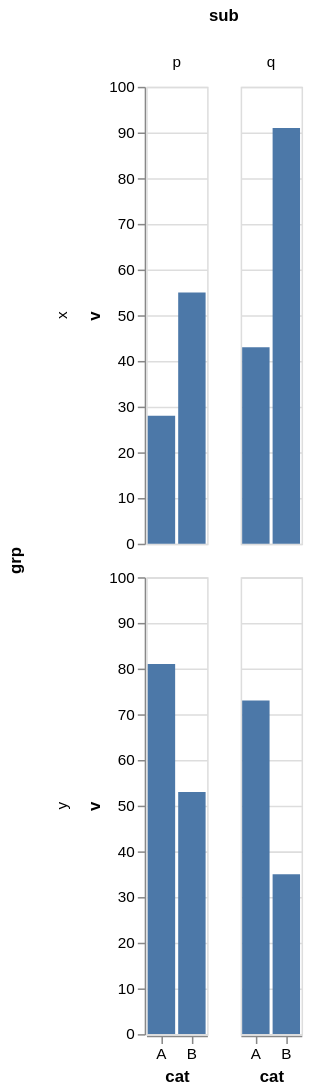

Vega-Lite specification for this chart:
### Vega-Lite specification from a JSON file in a GitHub repository (floating-point values rounded to 4 significant figures)
{"$schema": "https://vega.github.io/schema/vega-lite/v6.json", "data": {"values": [{"cat": "A", "grp": "x", "sub": "p", "v": 28}, {"cat": "B", "grp": "x", "sub": "p", "v": 55}, {"cat": "A", "grp": "x", "sub": "q", "v": 43}, {"cat": "B", "grp": "x", "sub": "q", "v": 91}, {"cat": "A", "grp": "y", "sub": "p", "v": 81}, {"cat": "B", "grp": "y", "sub": "p", "v": 53}, {"cat": "A", "grp": "y", "sub": "q", "v": 73}, {"cat": "B", "grp": "y", "sub": "q", "v": 35}]}, "width": 150, "height": 120, "autosize": "pad", "facet": {"row": {"field": "grp", "type": "nominal"}, "column": {"field": "sub", "type": "nominal"}}, "spec": {"mark": "bar", "encoding": {"x": {"field": "cat", "type": "nominal", "axis": {"labelAngle": 0}}, "y": {"field": "v", "type": "quantitative"}}}}
